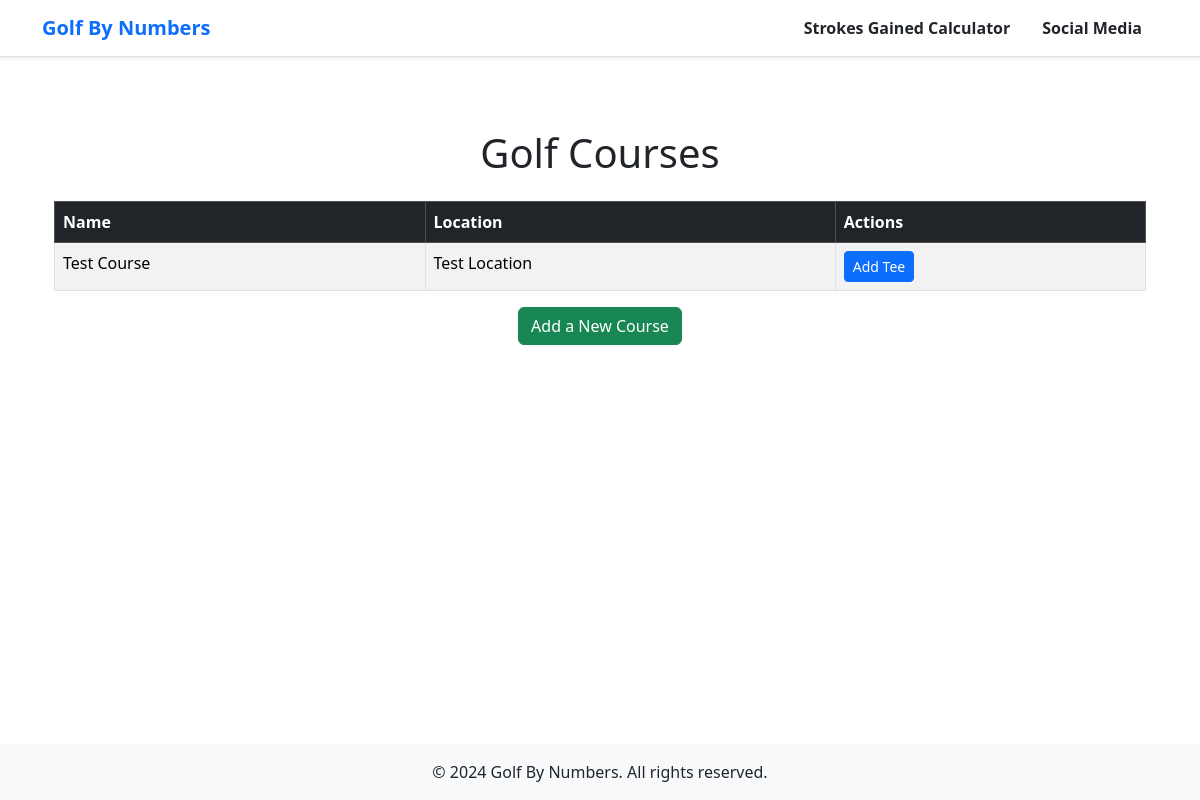
The app's page /courses, older data.
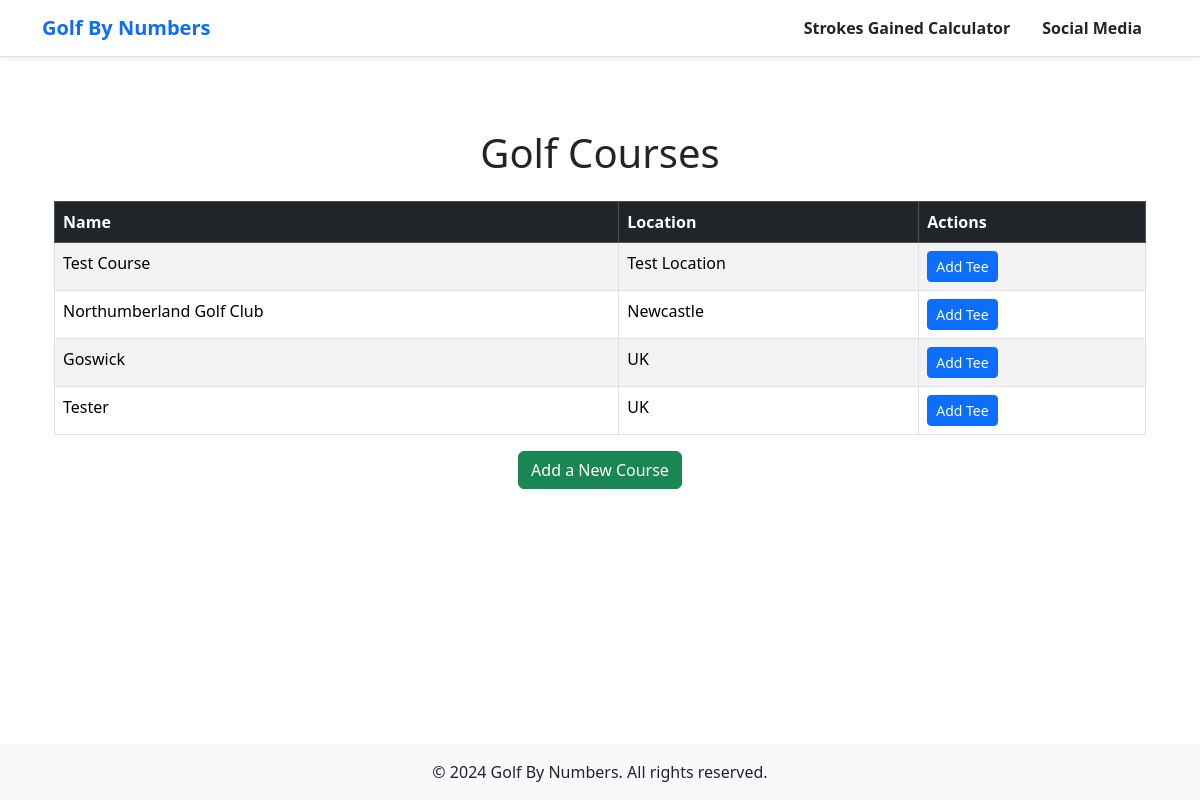
The same page, newer data.
### models/course.py (models this page shows)
class Course(db.Model):
    __tablename__ = 'courses'
    courseID = db.Column(db.Integer, primary_key=True)
    name = db.Column(db.String(120), nullable=False)
    location = db.Column(db.String(200))
    tees = relationship("Tee", back_populates="course", cascade="all, delete-orphan")
    holes = relationship("Hole", back_populates="course", cascade="all, delete-orphan")
    rounds = db.relationship("Round", back_populates="course")

### app.py (the view)
@app.route('/courses')
def view_courses():
    courses = Course.query.all()
    return render_template('courses.html', courses=courses)

### templates/courses.html (shortened to what this page needs)
{% extends "base.html" %}
{% block content %}
<div class="container mt-5">
    <h1 class="text-center mb-4">Golf Courses</h1>
    <table class="table table-striped table-bordered">
        <thead class="table-dark">
            <tr>
                <th>Name</th>
                <th>Location</th>
                <th>Actions</th>
            </tr>
        </thead>
        <tbody>
            {% for course in courses %}
            <tr>
                <td>{{ course.name }}</td>
                <td>{{ course.location }}</td>
                <td>
                    <a href="{{ url_for('add_tee', course_id=course.courseID) }}" class="btn btn-primary btn-sm">Add Tee</a>
                </td>
            </tr>
            {% endfor %}
        </tbody>
    </table>
    <div class="text-center mt-3">
        <a href="/add_course" class="btn btn-success">Add a New Course</a>
    </div>
</div>
{% endblock %}

### templates/base.html (shortened to what this page needs)
<!DOCTYPE html>
<html lang="en">
<head>
    <link href="https://cdn.jsdelivr.net/npm/bootstrap@5.3.3/dist/css/bootstrap.min.css" rel="stylesheet">
    <link rel="stylesheet" href="{{ url_for('static', filename='styles.css') }}">
</head>
<body class="d-flex flex-column min-vh-100">
    <nav class="navbar navbar-expand-lg bg-white shadow-sm border-bottom">
        <div class="container">
            <a class="navbar-brand text-primary fw-bold" href="/">
                Golf By Numbers
            </a>
            <div class="collapse navbar-collapse" id="navbarNav">
                <ul class="navbar-nav ms-auto">
                    <li class="nav-item">
                        <a class="nav-link text-dark fw-semibold px-3" href="/">Strokes Gained Calculator</a>
                    </li>
                    <li class="nav-item">
                        <a class="nav-link text-dark fw-semibold px-3" href="/social">Social Media</a>
                    </li>
                </ul>
            </div>
        </div>
    </nav>
    <div class="container mt-4 flex-grow-1">
        {% block content %}{% endblock %}
    </div>
    <footer class="bg-light text-center text-lg-start mt-auto">
        <div class="text-center p-3">
            &copy; 2024 Golf By Numbers. All rights reserved.
        </div>
    </footer>
</body>
</html>

### static/styles.css (style rules this page uses)
.navbar { border-color: #ddd; }

Row changes from the older to the newer data that the page shows:
added Course: name "Northumberland Golf Club", location "Newcastle"
added Course: name "Goswick", location "UK"
added Course: name "Tester", location "UK"
